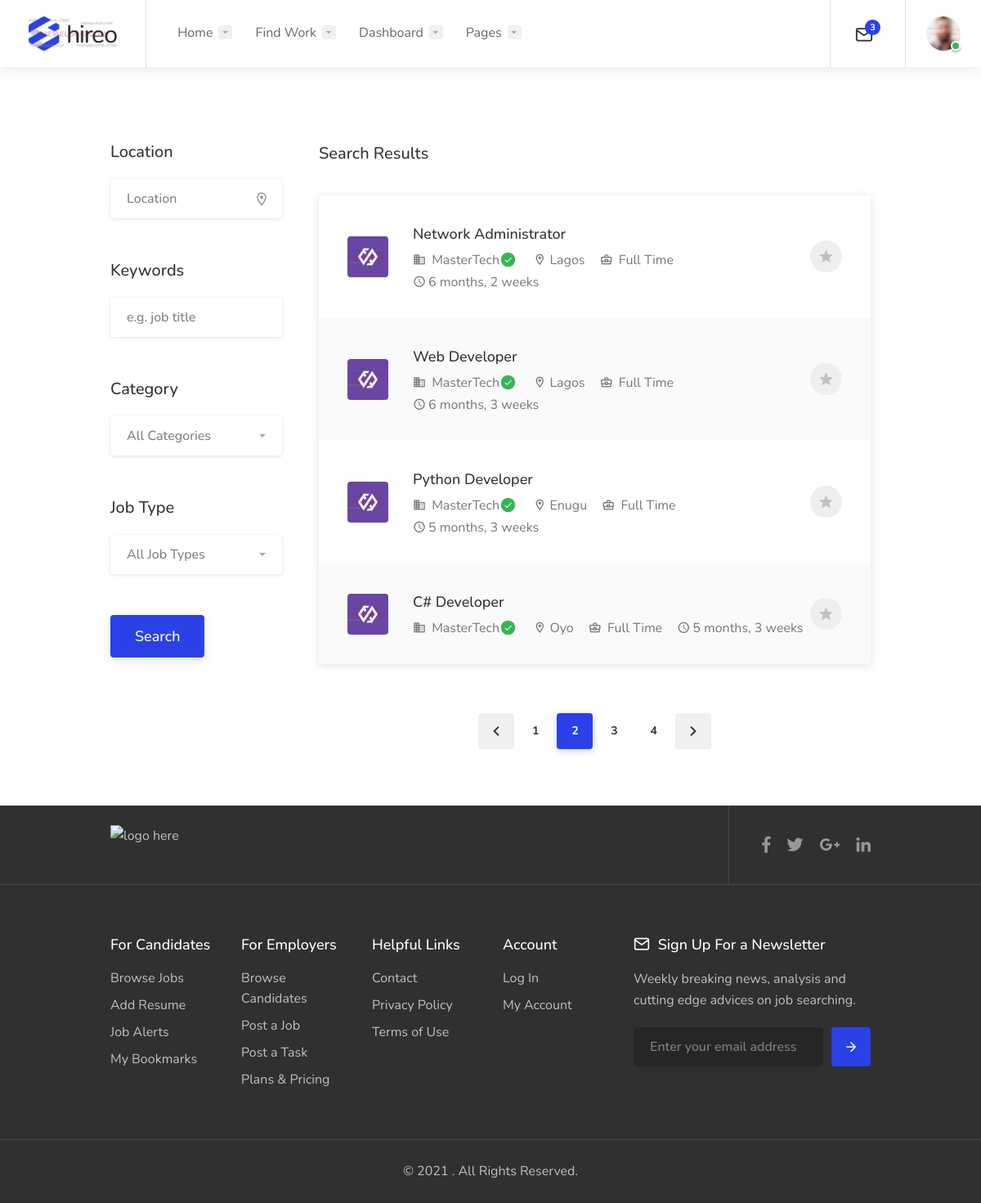
The page /job-search/ (signed in) on the database its author committed.
### techjobi/models.py (models this page shows)
class JobPost(models.Model):
    job_title = models.CharField(max_length=255, blank=True)
    job_type_choices = [
        ('Full Time', 'Full Time'),
        ('Part Time', 'Part Time'),
        ('Temporary', 'Temporary'),
    ]
    job_type = models.CharField(
        max_length=50,
        choices=job_type_choices
    )
    job_category_choices = [
        ('IT', 'IT'),
        ('Digital', 'Digital '),
    ]
    job_category = models.CharField(
        max_length=100,
        choices=job_category_choices
    )
    company_name = models.CharField(max_length=255, blank=True)
    location = models.CharField(max_length=255, blank=True)
    salary1 = models.FloatField(blank=True)
    salary2 = models.FloatField(blank=True)
    tags = models.CharField(max_length=255, blank=True)
    job_description = models.TextField( blank=True)
    file_upload = models.FileField(blank=True)
    status_choices = [
        ('Approved', 'Approved'),
        ('Expired', 'Expired'),
    ]
    status = models.CharField(
        max_length=50,
        default= 'Pending Approval',
        blank=True,
        choices=status_choices
    )
    deadline = models.DateField(null=True, blank=True )
    entry_date = models.DateField(auto_now_add=True )
    update_date = models.DateField(auto_now=True)
    class Meta:
        db_table = 'post'

### techjobi/views.py (the view, shortened to what this page needs)
# urls.py: path('job-search/', views.job_search, name='job_search'),
@login_required(login_url  ='index')
def job_search(request):
    if request.method == 'GET':
        job_listings = JobPost.objects.all()
    context = {"job_listings":job_listings, "today":today}
    return render(request, 'job/jobs-list-layout-1.html', context)

### techjobi/templates/job/jobs-list-layout-1.html (shortened to what this page needs)
{% extends "base/base.html" %}
{% load static %}
		{% block header %}
		{% include "base/header.html" %}
		{% endblock %}
		{% block content %}
		<div class="container">
			<div class="row">
				<div class="col-xl-3 col-lg-4">
					<form action="" method="post">
					<div class="sidebar-container">
						<div class="sidebar-widget">
							<h3>Location</h3>
							<div class="input-with-icon">
								<div id="autocomplete-container">
									<input id="autocomplete-input" name='job_location' type="text" placeholder="Location">
								</div>
							</div>
						</div>
						<div class="sidebar-widget">
							<h3>Keywords</h3>
							<div class="keywords-container">
								<div class="keyword-input-container">
									<input type="text" class="keyword-input" name='job_type' placeholder="e.g. job title"/>
								</div>
							</div>
						</div>
						<div class="sidebar-widget">
							<h3>Category</h3>
						</div>
						<div class="sidebar-widget">
							<h3>Job Type</h3>
						</div>
						<div class="intro-search-button">
							<button class="button ripple-effect" >Search</button>
						</div>
					</div>
				</form>
				</div>
				<div class="col-xl-9 col-lg-8 content-left-offset">
					<h3 class="page-title">Search Results</h3>
					<div class="listings-container compact-list-layout margin-top-35">
						{% for job in job_listings %}
						<a href="{% url 'job_page' job.id %}" class="job-listing">
							<div class="job-listing-details">
								<div class="job-listing-company-logo">
									<img src="images/company-logo-01.png" alt="">
								</div>
								<div class="job-listing-description">
									<h3 class="job-listing-title">{{job.job_title}}</h3>
									<div class="job-listing-footer">
										<ul>
											<li><i class="icon-material-outline-business"></i> {{job.company_name}}<div class="verified-badge" title="Verified Employer" data-tippy-placement="top"></div></li>
											<li><i class="icon-material-outline-location-on"></i> {{job.location}}</li>
											<li><i class="icon-material-outline-business-center"></i> {{job.job_type}}</li>
											<li><i class="icon-material-outline-access-time"></i>{{ job.entry_date|timesince:today }}</li>
										</ul>
									</div>
								</div>
								<span class="bookmark-icon"></span>
							</div>
						</a>
						{% endfor %}
					</div>
					<div class="row">
						<div class="col-md-12">
							<div class="pagination-container margin-top-60 margin-bottom-60">
								<nav class="pagination">
									<ul>
										<li class="pagination-arrow"><a href="#"><i class="icon-material-outline-keyboard-arrow-left"></i></a></li>
										<li><a href="#">1</a></li>
										<li><a href="#" class="current-page">2</a></li>
										<li><a href="#">3</a></li>
										<li><a href="#">4</a></li>
										<li class="pagination-arrow"><a href="#"><i class="icon-material-outline-keyboard-arrow-right"></i></a></li>
									</ul>
								</nav>
							</div>
						</div>
					</div>
				</div>
			</div>
		</div>
		{% endblock %}
	{% block footer %}
	{% include "base/footer.html" %}
	{% endblock %}

### rows shown on the page
JobPost: job_title "Network Administrator", company_name "MasterTech", location "Lagos", job_type "Full Time", entry_date "6 months, 2 weeks"
JobPost: job_title "Web Developer", company_name "MasterTech", location "Lagos", job_type "Full Time", entry_date "6 months, 3 weeks"
JobPost: job_title "Python Developer", company_name "MasterTech", location "Enugu", job_type "Full Time", entry_date "5 months, 3 weeks"
JobPost: job_title "C# Developer", company_name "MasterTech", location "Oyo", job_type "Full Time", entry_date "5 months, 3 weeks"
